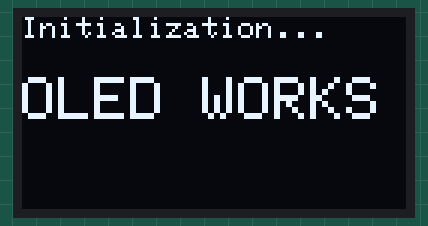
This sketch was run on a simulated Arduino Uno, built with avr-gcc and run on an emulated ATmega328P. Parts: 128×64 one-colour display. What the sketch prints to the serial monitor is not drawn.

Above: at 0.1 s.
At 5.11 s:
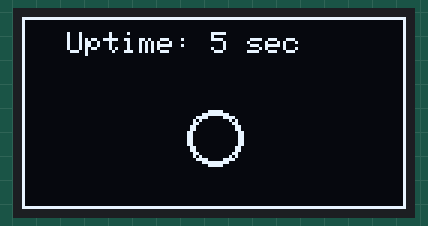
At 10.04 s:
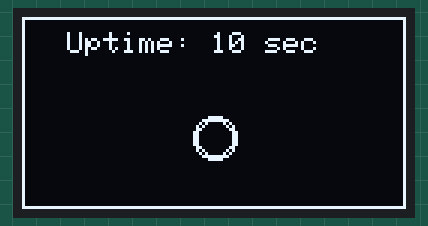
At 20.05 s:
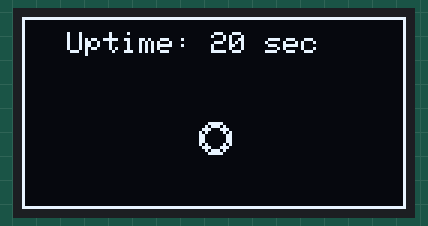
At 29.92 s:
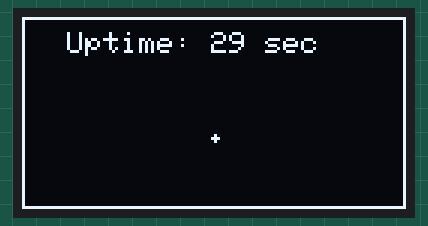
At 39.94 s:
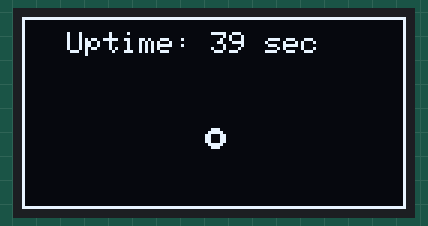

The sketch:

oled_test.ino
```cpp
#include <Wire.h>
#include <Adafruit_GFX.h>
#include <Adafruit_SSD1306.h>

#define SCREEN_WIDTH 128 // OLED display width, in pixels
#define SCREEN_HEIGHT 64 // OLED display height, in pixels
#define OLED_RESET    -1 // Reset pin # (or -1 if sharing Arduino reset pin)

// Declaration for an SSD1306 display connected to I2C (SDA, SCL pins)
Adafruit_SSD1306 display(SCREEN_WIDTH, SCREEN_HEIGHT, &Wire, OLED_RESET);

void setup() {
  Serial.begin(9600);
  while(!Serial);

  Serial.println("Starting OLED Display Test...");

  // Initialize with the I2C addr 0x3C (for the 128x64 or 128x32 OLED)
  if(!display.begin(SSD1306_SWITCHCAPVCC, 0x3C)) {
    Serial.println(F("SSD1306 allocation failed. Check wiring or I2C Address (0x3C vs 0x3D)!"));
    for(;;); // Don't proceed, loop forever
  }

  Serial.println("OLED Found! Drawing test sequence...");

  // Clear the internal display buffer
  display.clearDisplay();

  // Draw some static test text
  display.setTextSize(1);
  display.setTextColor(SSD1306_WHITE);
  display.setCursor(0, 0);
  display.println(F("Initialization..."));

  display.setTextSize(2);
  display.setCursor(0, 20);
  display.println(F("OLED WORKS"));

  display.display(); // Push internal buffer to the physical screen
  delay(2000);
}

void loop() {
  // Simple animation to prove the screen is continuously refreshing
  display.clearDisplay();

  // Show Arduino uptime
  display.setTextSize(1);
  display.setCursor(15, 5);
  display.print(F("Uptime: "));
  display.print(millis() / 1000);
  display.println(F(" sec"));

  // Draw a pulsing circle animation in the center
  static int radius = 2;
  static int direction = 1;

  display.drawCircle(64, 40, radius, SSD1306_WHITE);
  display.drawCircle(64, 40, radius - 1, SSD1306_WHITE); // Make it slightly thicker

  radius += direction;
  if (radius > 18 || radius < 2) {
    direction = -direction;
  }

  // Draw a border box
  display.drawRect(0, 0, SCREEN_WIDTH, SCREEN_HEIGHT, SSD1306_WHITE);

  // Push to screen
  display.display();
  delay(40);
}
```
